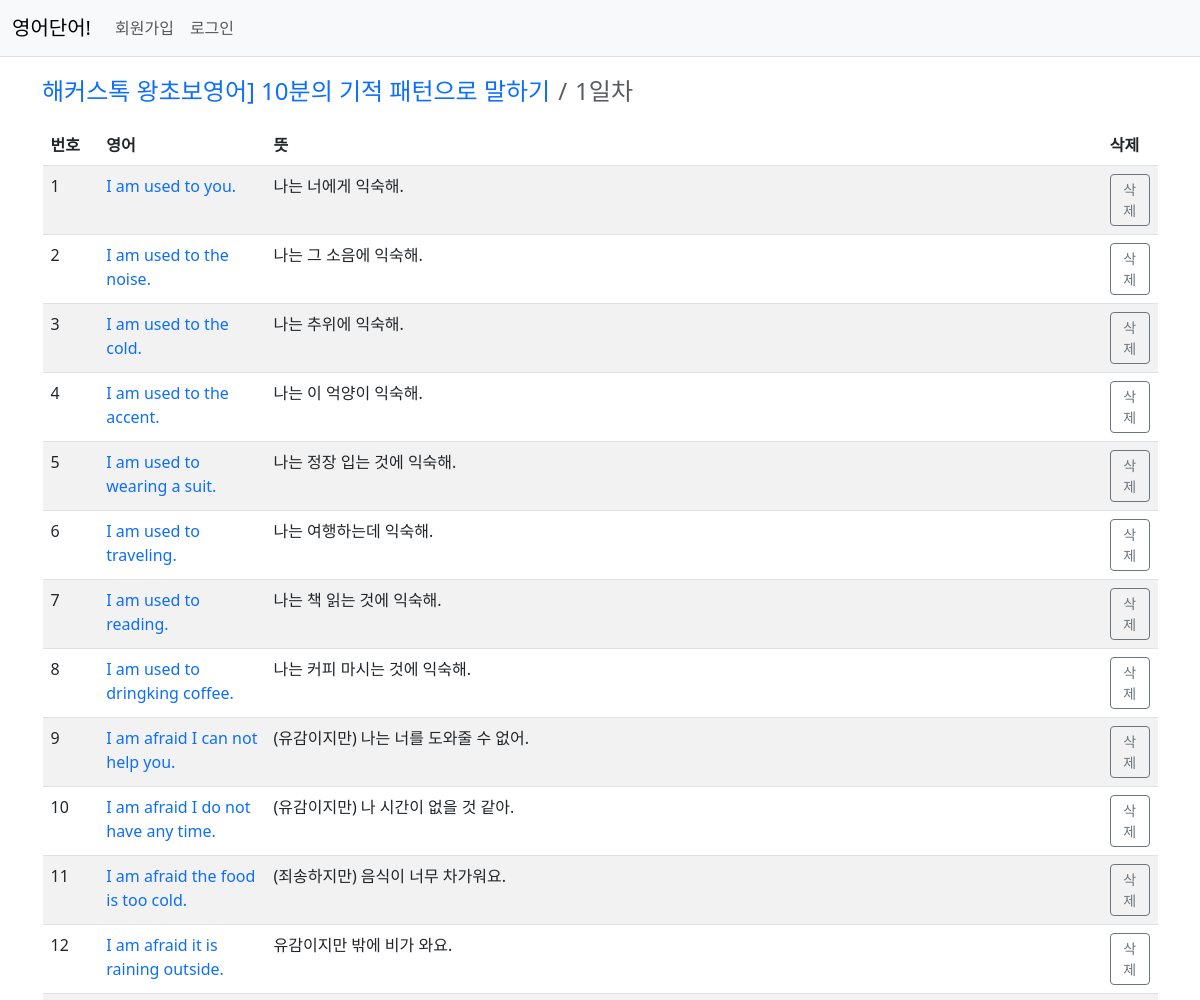
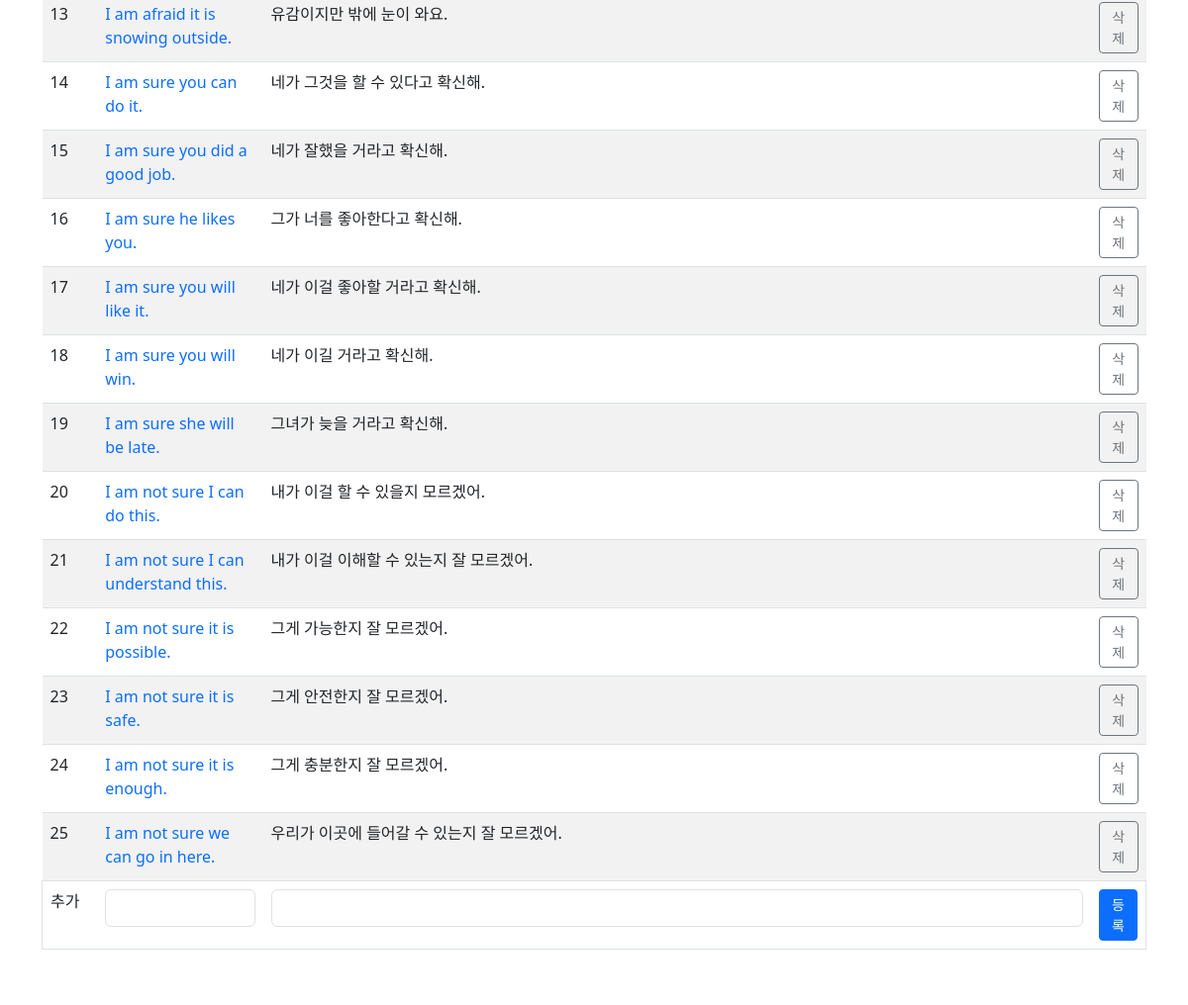
Screenshot of /word/day/44/ with the database file from the repository (2 pictures, top to bottom).
### word/models.py (models this page shows, shortened)
class Day(models.Model):
    book = models.ForeignKey(Book, on_delete=models.CASCADE)
    name = models.CharField(max_length=200)
    create_user = models.ForeignKey(User, on_delete=models.CASCADE)
    create_date = models.DateTimeField()

class Book(models.Model):
    name = models.CharField(max_length=200)
    link = models.CharField(null=True, blank=True, max_length=200)
    cover = models.CharField(null=True, blank=True, max_length=200)
    create_user = models.ForeignKey(User, on_delete=models.CASCADE)
    create_date = models.DateTimeField()

class Word(models.Model):
    day = models.ForeignKey(Day, on_delete=models.CASCADE)
    english = models.CharField(max_length=100)
    korean = models.CharField(max_length=200)
    create_user = models.ForeignKey(User, on_delete=models.CASCADE)
    create_date = models.DateTimeField()

### word/views/day_views.py (the view)
# urls.py: path('day/<int:day_id>/', day_views.day_detail, name='day_detail'),
def day_detail(request, day_id):
    day = get_object_or_404(Day, pk=day_id)
    context = {'day': day, 'title_tag': (day.book.name + " > " + day.name)}
    return render(request, 'word/day_detail.html', context)

### templates/word/day_detail.html (shortened to what this page needs)
{% extends 'base.html' %}
{% load pybo_filter %}
{% block content %}
<div class="container my-3">
    <nav aria-label="breadcrumb">
        <ol class="breadcrumb">
            <li class="breadcrumb-item fs-4"><a href="{% url 'word:book_detail' day.book.id%}">{{day.book.name}}</a></li>
            <li class="breadcrumb-item active fs-4" aria-current="page">{{day.name}}</li>
        </ol>
    </nav>
    <form method="post" action="{% url 'word:word_create' day.id%}">
        <table class="table table-striped">
            <colgroup>
                <col width="5%" />
                <col width="15%" />
                <col />
                <col width="5%" />
            </colgroup>
            <thead>
                <tr>
                    <th>번호</th>
                    <th>영어</th>
                    <th>뜻</th>
                    <th>삭제</th>
                </tr>
            </thead>
            <tbody>
                {% if day.word_set.count == 0 %}
                <tr>
                    <td colspan="4">등록된 단어가 없습니다.</td>
                </tr>
                {% else %}
                {% for word in day.word_set.all %}
                <tr>
                    <td>{{forloop.counter}}</td>
                    <td><a id="id_{{word.id}}" onclick="g_gout({{word.id}})" href="javascript:void(0);">{{word.english}}</a></td>
                    <td>
                        {{word.korean}}
                    </td>
                    <td>
                        <a href="#" class="delete btn btn-sm btn-outline-secondary "
                            data-uri="{% url 'word:word_delete' word.id  %}">삭제</a>
                </tr>
                {% endfor %}
                {% endif %}
                <tr class="border">
                    <td>추가</td>
                    <td><input id="english" type="text" name="english" class="form-control"/></td>
                    <td>
                        <input style="width:100%;" class="korean form-control" type="text" name="korean" style="ime-mode:active;"/>
                    </td>
                    <td>
                        <button type="submit" class="btn btn-primary btn-sm">등록</button>
                    </td>
                </tr>
            </tbody>
        </table>
    </form>
    <button class="btn" onclick="g_gout()"></button>
</div>
{% endblock %}

### static/style.css (style rules this page uses)
a { text-decoration:none; }

### rows the page displays
Day: book.name "해커스톡 왕초보영어] 10분의 기적 패턴으로 말하기", name "1일차"
Word: english "I am used to you.", korean "나는 너에게 익숙해."
Word: english "I am used to the noise.", korean "나는 그 소음에 익숙해."
Word: english "I am used to the cold.", korean "나는 추위에 익숙해."
Word: english "I am used to the accent.", korean "나는 이 억양이 익숙해."
Word: english "I am used to wearing a suit.", korean "나는 정장 입는 것에 익숙해."
Word: english "I am used to traveling.", korean "나는 여행하는데 익숙해."
Word: english "I am used to reading.", korean "나는 책 읽는 것에 익숙해."
Word: english "I am used to dringking coffee.", korean "나는 커피 마시는 것에 익숙해."
Word: english "I am afraid I can not help you.", korean "(유감이지만) 나는 너를 도와줄 수 없어."
Word: english "I am afraid I do not have any time.", korean "(유감이지만) 나 시간이 없을 것 같아."
Word: english "I am afraid the food is too cold.", korean "(죄송하지만) 음식이 너무 차가워요."
Word: english "I am afraid it is raining outside.", korean "유감이지만 밖에 비가 와요."
Word: english "I am afraid it is snowing outside.", korean "유감이지만 밖에 눈이 와요."
Word: english "I am sure you can do it.", korean "네가 그것을 할 수 있다고 확신해."
Word: english "I am sure you did a good job.", korean "네가 잘했을 거라고 확신해."
Word: english "I am sure he likes you.", korean "그가 너를 좋아한다고 확신해."
Word: english "I am sure you will like it.", korean "네가 이걸 좋아할 거라고 확신해."
Word: english "I am sure you will win.", korean "네가 이길 거라고 확신해."
Word: english "I am sure she will be late.", korean "그녀가 늦을 거라고 확신해."
Word: english "I am not sure I can do this.", korean "내가 이걸 할 수 있을지 모르겠어."
Word: english "I am not sure I can understand this.", korean "내가 이걸 이해할 수 있는지 잘 모르겠어."
Word: english "I am not sure it is possible.", korean "그게 가능한지 잘 모르겠어."
Word: english "I am not sure it is safe.", korean "그게 안전한지 잘 모르겠어."
Word: english "I am not sure it is enough.", korean "그게 충분한지 잘 모르겠어."
Word: english "I am not sure we can go in here.", korean "우리가 이곳에 들어갈 수 있는지 잘 모르겠어."
